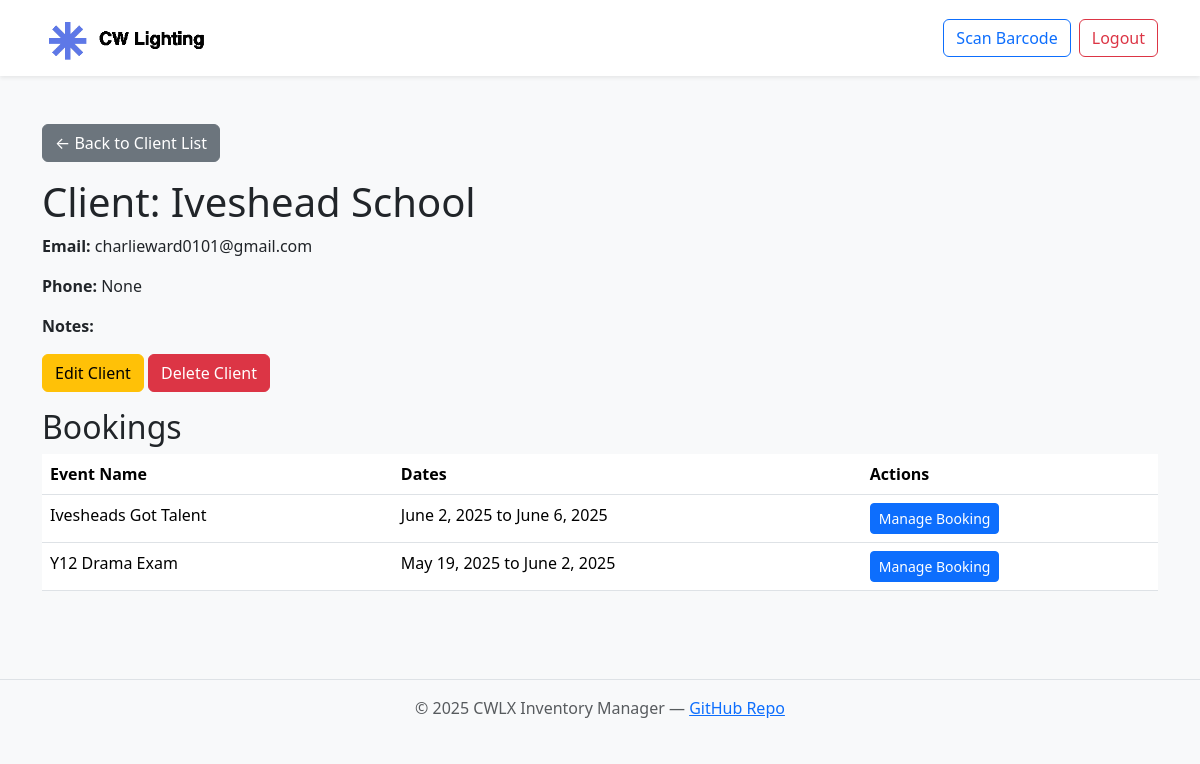
The page /bookings/clients/2/ (signed in) on the database its author committed.
### bookings/models.py (models this page shows, shortened)
class Client(models.Model):
    name = models.CharField(max_length=255)
    email = models.EmailField(blank=True, null=True)
    phone = models.CharField(max_length=50, blank=True, null=True)
    notes = models.TextField(blank=True, null=True)

class Booking(models.Model):
    client = models.ForeignKey(Client, on_delete=models.CASCADE)
    event_name = models.CharField(max_length=100)
    start_date = models.DateField()
    end_date = models.DateField()
    notes = models.TextField(blank=True)

### bookings/views.py (the view)
# urls.py: path('clients/<int:client_id>/', views.client_detail, name='client_detail'),
def client_detail(request, client_id):
    client = get_object_or_404(Client, id=client_id)
    bookings = Booking.objects.filter(client=client).order_by('-start_date')
    return render(request, 'bookings/client_detail.html', {
        'client': client,
        'bookings': bookings
    })

### bookings/templates/bookings/client_detail.html (shortened to what this page needs)
{% extends "base.html" %}
{% block content %}
<a href="{% url 'bookings:manage_clients' %}" class="btn btn-secondary mb-3">&larr; Back to Client List</a>
<h1>Client: {{ client.name }}</h1>
<p><strong>Email:</strong> {{ client.email }}</p>
<p><strong>Phone:</strong> {{ client.phone }}</p>
<p><strong>Notes:</strong> {{ client.notes }}</p>
<div class="mb-3">
  <a href="{% url 'bookings:edit_client' client.id %}" class="btn btn-warning">Edit Client</a>
  <form action="{% url 'bookings:delete_client' client.id %}" method="post" style="display:inline;">
    <button type="submit" class="btn btn-danger" onclick="return confirm('Delete this client and all their bookings?');">Delete Client</button>
  </form>
</div>
<h2>Bookings</h2>
<table class="table">
  <thead>
    <tr>
      <th>Event Name</th>
      <th>Dates</th>
      <th>Actions</th>
    </tr>
  </thead>
  <tbody>
    {% for booking in bookings %}
    <tr>
      <td>{{ booking.event_name }}</td>
      <td>{{ booking.start_date }} to {{ booking.end_date }}</td>
      <td>
        <a href="{% url 'bookings:manage_booking' booking.id %}" class="btn btn-sm btn-primary">Manage Booking</a>
      </td>
    </tr>
    {% empty %}
    <tr><td colspan="3">No bookings for this client.</td></tr>
    {% endfor %}
  </tbody>
</table>
{% endblock %}

### rows shown on the page
Client: name "Iveshead School", email "charlieward0101@gmail.com", phone "None"
Booking: event_name "Ivesheads Got Talent", start_date "June 2, 2025", end_date "June 6, 2025"
Booking: event_name "Y12 Drama Exam", start_date "May 19, 2025", end_date "June 2, 2025"
